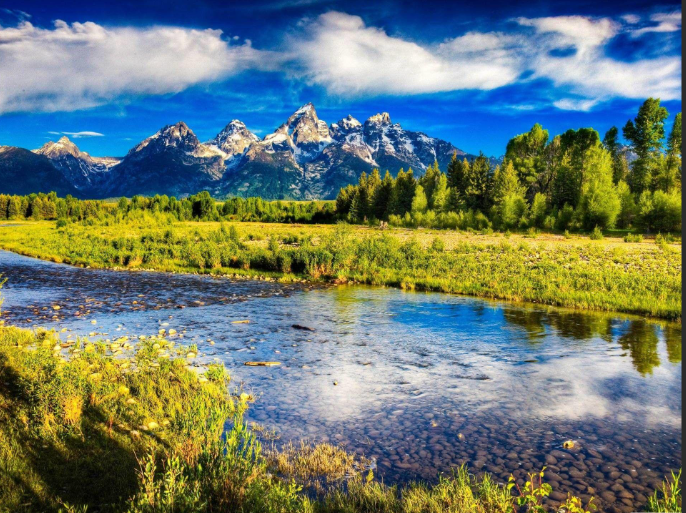
#> input picture image_nature.png, 686 x 513 px
$ python ASSIGNMENT_AUTOTUNING_PART2.py
#> lines starting #> are read from the running program, lines starting #| are printed output that depends on the picture; after the words box and inside, x2 and y2 are one past the last pixel; in counts of white or black regions, pixels touching at a corner belong together
#> the answer given: image_nature.png
import cv2
import numpy as np
import matplotlib.pyplot as plt
import os
class autotune_my_method():
    def __init__(self,image_path):
#> called with image_path = 'image_nature.png'
        if os.path.exists(image_path)==False:
            raise FileNotFoundError
        if not os.path.splitext(image_path)[1].lower() in ('.png','.jpeg','.jpg','.bmp'):
            raise ValueError("File not with appropriate extensions")
        self.img=cv2.imread(image_path)
#> self.img is the input picture: shape (513, 686, 3); mean B, G, R 111.8, 123, 107.4
    def circle_detection(self,param2):
        gray=cv2.cvtColor(self.img,cv2.COLOR_BGR2GRAY)
        blurred=cv2.GaussianBlur(gray,(21,21),0)
        circles=cv2.HoughCircles(blurred,cv2.HOUGH_GRADIENT,dp=1.2,minDist=50,param1=100,param2=param2,minRadius=10,maxRadius=0)
        return circles
    def canny_identification(self,circles):
        copy=self.img.copy()
        canny2=cv2.Canny(copy,50,150)
        kernel=np.ones((5,5),dtype=np.uint8)
        dilated=cv2.dilate(canny2,kernel,iterations=1)
        count=0
        if circles is not None:
           circles=np.around(circles)
           for x,y,r in circles[0]:
               count+=1
               cv2.circle(canny2,(int(x),int(y)),int(r),(255),2)

        diff_score=cv2.absdiff(dilated,canny2).mean()
        penaltyA=0
        penaltyB=0
        penaltyB=diff_score/(255)
        if count>10:
            penaltyA=count/100
        return copy,penaltyA,penaltyB
    def param_selection(self):
        refined=self.img.copy()
        copy=self.img.copy()
        score_max=-1e8
        par_max=50
        for i in range(50,80,2):
            circles=self.circle_detection(i)
            image,penaltyA,penaltyB=self.canny_identification(circles)
            score=-penaltyA-penaltyB
            if score>score_max:
                score_max=score
                par_max=i
#> this loop made 15 passes
#> score_max on pass 1: -0.542
#> pass 1, in circle_detection, `gray=cv2.cvtColor(self.img,cv2.COLOR_BGR2GRAY)`:
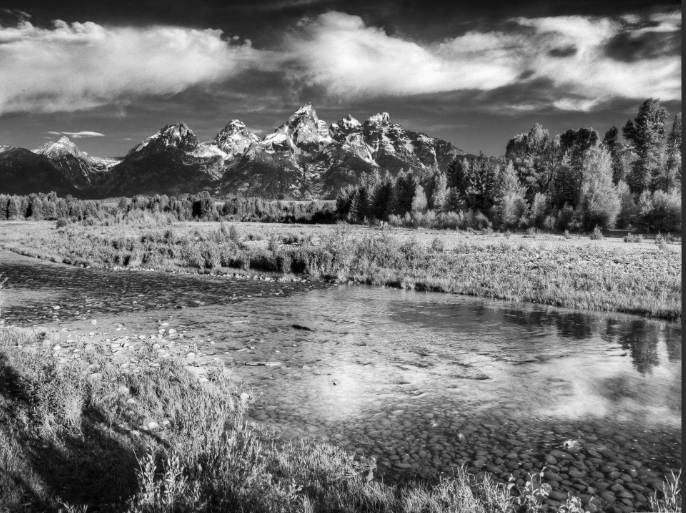
#> gray: shape (513, 686); min 0, max 253, mean 117.1
#> pass 1, in circle_detection, `blurred=cv2.GaussianBlur(gray,(21,21),0)`:
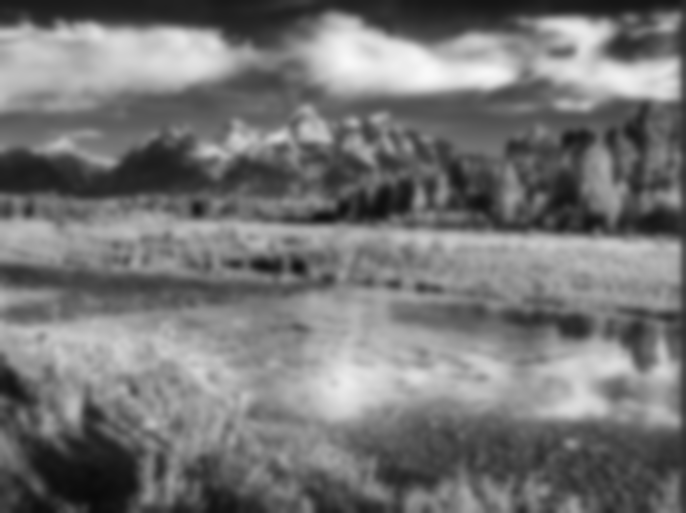
#> blurred: shape (513, 686); min 10, max 249, mean 117.1
#> pass 1, in canny_identification, `canny2=cv2.Canny(copy,50,150)`:
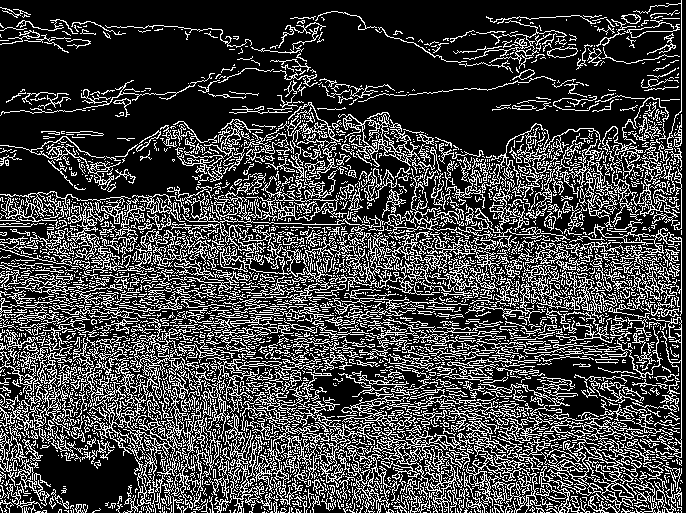
#> canny2: shape (513, 686); 25.7% white in thin lines or dots
#> pass 1, in canny_identification, `dilated=cv2.dilate(canny2,kernel,iterations=1)`:
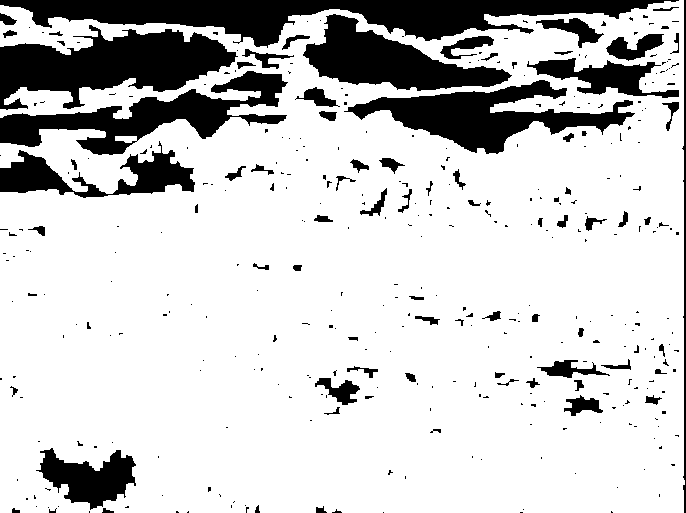
#> dilated: shape (513, 686); 79.9% white; 380 black regions (296 under 20 px), largest, box (x1, y1, x2, y2) and area: (0, 0, 679, 48) 14572, (0, 25, 238, 110) 10969, (0, 71, 288, 155) 8424
#> after the loop, par_max = 50; score_max = -0.542
        circles=self.circle_detection(par_max)
#> (the run stopped early here; a loop or call above may not have finished)
